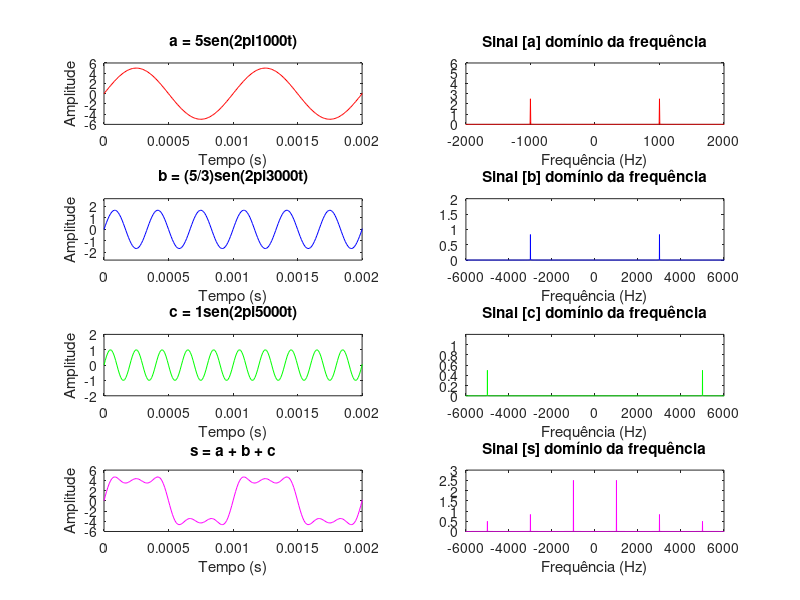
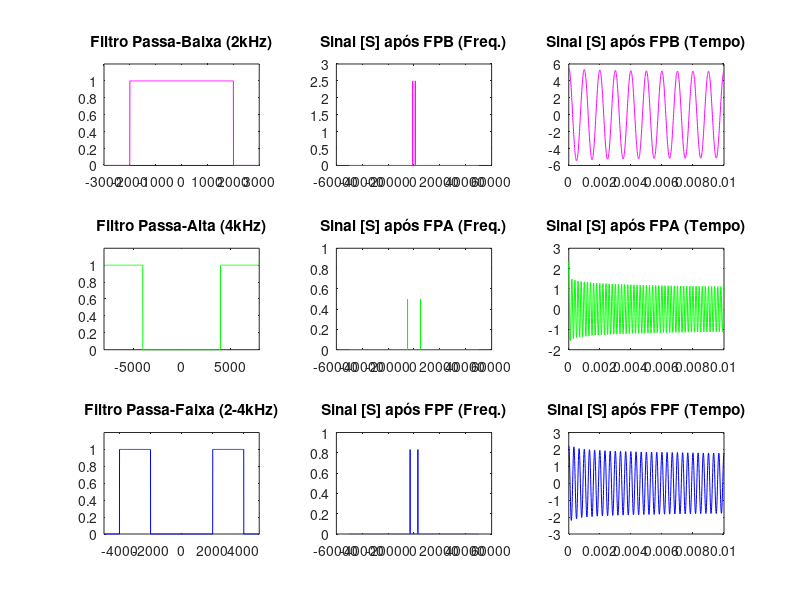

Source code (MATLAB) for these figures, in order:
clear all
close all
clc

% Frequencias dos sinais
f1 = 1000;
f2 = 3000;
f3 = 5000;      % Frequencia maxima do sinal 

% Fator de amostragem 
N = 20;

% Frequencia de amostragem
fs = N*f3;

% Numero de periodos
num_p = 1000;

% Tempo final
tempo_final = num_p*(1/f3);

% Periodo de amostragem
Ts = 1/fs;

% Vetor tempo
t = 0:Ts:tempo_final;

% Vetor frequencia
f_passo =  1/tempo_final;
f = -fs/2:f_passo:fs/2;    

% Amplitudes dos sinais
A1 = 5;
A2 = 5/3;
A3 = 1;

% Sinais
a = A1*sin(2*pi*f1.*t);
b = A2*sin(2*pi*f2.*t);
c = A3*sin(2*pi*f3.*t);
s = a + b + c;

% Transformada de Fourier normalizada dos sinais
A = (fftshift(fft(a)))/length(a);
B = (fftshift(fft(b)))/length(b);
C = (fftshift(fft(c)))/length(c);
S = (fftshift(fft(s)))/length(s);

% Plotando os gráficos
figure(1)
subplot(421)
plot(t,a,'r')
axis([0 tempo_final/100 -A1-1 A1+1])
ylabel('Amplitude')
xlabel('Tempo (s)')
title('a = 5sen(2pi1000t)')

subplot(422)
plot(f,abs(A),'r')
axis([-2*f1 2*f1 0 1.2*A1])
xlabel('Frequência (Hz)')
title('Sinal [a] domínio da frequência')

subplot(423)
plot(t,b,'b')
axis([0 tempo_final/100 -A2-1 A2+1])
ylabel('Amplitude')
xlabel('Tempo (s)')
title('b = (5/3)sen(2pi3000t)')

subplot(424)
plot(f,abs(B),'b')
axis([-2*f2 2*f2 0 1.2*A2])
xlabel('Frequência (Hz)')
title('Sinal [b] domínio da frequência')

subplot(425)
plot(t,c,'g')
axis([0 tempo_final/100 -A3-1 A3+1])
ylabel('Amplitude')
xlabel('Tempo (s)')
title('c = 1sen(2pi5000t)')

subplot(426)
plot(f,abs(C),'g')
axis([-6000 6000 0 1.2*A3])
xlabel('Frequência (Hz)')
title('Sinal [c] domínio da frequência')

subplot(427)
plot(t,s,'m')
axis([0 tempo_final/100 -A3-5 A3+5])
ylabel('Amplitude')
xlabel('Tempo (s)')
title('s = a + b + c')

subplot(428)
plot(f,abs(S),'m')
axis([-6000 6000 0 3])
xlabel('Frequência (Hz)')
title('Sinal [s] domínio da frequência')

% Filtro passa-baixa com frequencia de corte de 2kHz
filtro_PB = [zeros(1,9600) ones(1,801) zeros(1,9600)];
% Filtro passa-baixa com frequencia de corte de 4kHz
filtro_PA = [ones(1,9200) zeros(1,1601) ones(1,9200)];
% Filtro passa-faixa com banda de passagem 2 e 4kHz
filtro_PF = [zeros(1,9200) ones(1,400) zeros(1,801) ones(1,400) zeros(1,9200)];

% S atraves FPB
S_FPB = abs(S).*filtro_PB;
s_fpb = ifft(ifftshift(S_FPB)).*length(s);
% S atraves FPA
S_FPA = abs(S).*filtro_PA;
s_fpa = ifft(ifftshift(S_FPA)).*length(s);
% S atraves FPF
S_FPF = abs(S).*filtro_PF;
s_fpf = ifft(ifftshift(S_FPF)).*length(s);

% Plotando os graficos
figure(2)

% FPB e suas operacoes
subplot(331)
plot(f,filtro_PB,'m')
ylim([0 1.2]);
xlim([-3e3 3e3])
title('Filtro Passa-Baixa (2kHz)')
subplot(332)
plot(f,abs(S_FPB),'m')
ylim([0 3])
title('Sinal [S] após FPB (Freq.)')
subplot(333)
plot(t,real(s_fpb),'m')
xlim([0 tempo_final/20])
title('Sinal [S] após FPB (Tempo)')

% FPA e suas operacoes
subplot(334)
plot(f,filtro_PA,'g')
ylim([0 1.2]);
xlim([-8e3 8e3])
title('Filtro Passa-Alta (4kHz)')
subplot(335)
plot(f,abs(S_FPA),'g')
ylim([0 1])
title('Sinal [S] após FPA (Freq.)')
subplot(336)
plot(t,real(s_fpa),'g')
xlim([0 tempo_final/20])
title('Sinal [S] após FPA (Tempo)')

% FPF e suas operacoes
subplot(337)
plot(f,filtro_PF,'b')
ylim([0 1.2]);
xlim([-5e3 5e3])
title('Filtro Passa-Faixa (2-4kHz)')
subplot(338)
plot(f,abs(S_FPF),'b')
title('Sinal [S] após FPF (Freq.)')
subplot(339)
plot(t,real(s_fpf),'b')
xlim([0 tempo_final/20])
title('Sinal [S] após FPF (Tempo)')

